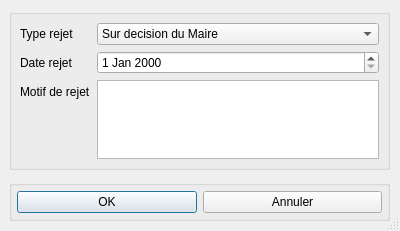
<?xml version="1.0" encoding="UTF-8"?>
<ui version="4.0">
 <class>Rejet</class>
 <widget class="QDialog" name="Rejet">
  <property name="geometry">
   <rect>
    <x>0</x>
    <y>0</y>
    <width>400</width>
    <height>231</height>
   </rect>
  </property>
  <property name="windowTitle">
   <string>Dialog</string>
  </property>
  <property name="sizeGripEnabled">
   <bool>true</bool>
  </property>
  <property name="modal">
   <bool>true</bool>
  </property>
  <widget class="QGroupBox" name="formGroupBox">
   <property name="geometry">
    <rect>
     <x>9</x>
     <y>9</y>
     <width>381</width>
     <height>161</height>
    </rect>
   </property>
   <layout class="QFormLayout" name="formLayout">
    <property name="fieldGrowthPolicy">
     <enum>QFormLayout::AllNonFixedFieldsGrow</enum>
    </property>
    <property name="leftMargin">
     <number>8</number>
    </property>
    <property name="topMargin">
     <number>8</number>
    </property>
    <property name="rightMargin">
     <number>8</number>
    </property>
    <property name="bottomMargin">
     <number>8</number>
    </property>
    <item row="0" column="0">
     <widget class="QLabel" name="typeRejetLabel">
      <property name="text">
       <string>Type rejet</string>
      </property>
     </widget>
    </item>
    <item row="0" column="1">
     <widget class="QComboBox" name="typeRejetComboBox">
      <item>
       <property name="text">
        <string>Sur decision du Maire</string>
       </property>
      </item>
      <item>
       <property name="text">
        <string>Sur decision du Tribunal</string>
       </property>
      </item>
     </widget>
    </item>
    <item row="1" column="0">
     <widget class="QLabel" name="dateRejetLabel">
      <property name="text">
       <string>Date rejet</string>
      </property>
     </widget>
    </item>
    <item row="1" column="1">
     <widget class="QDateEdit" name="dateRejetDateEdit"/>
    </item>
    <item row="2" column="0">
     <widget class="QLabel" name="motifDeRejetLabel">
      <property name="text">
       <string>Motif de rejet</string>
      </property>
     </widget>
    </item>
    <item row="2" column="1">
     <widget class="QTextEdit" name="textEdit"/>
    </item>
   </layout>
  </widget>
  <widget class="QGroupBox" name="horizontalGroupBox">
   <property name="geometry">
    <rect>
     <x>9</x>
     <y>180</y>
     <width>381</width>
     <height>41</height>
    </rect>
   </property>
   <layout class="QHBoxLayout" name="horizontalLayout">
    <property name="leftMargin">
     <number>5</number>
    </property>
    <property name="topMargin">
     <number>5</number>
    </property>
    <property name="rightMargin">
     <number>5</number>
    </property>
    <property name="bottomMargin">
     <number>5</number>
    </property>
    <item>
     <widget class="QPushButton" name="pushButton_2">
      <property name="text">
       <string>OK</string>
      </property>
     </widget>
    </item>
    <item>
     <widget class="QPushButton" name="pushButton">
      <property name="text">
       <string>Annuler</string>
      </property>
     </widget>
    </item>
   </layout>
  </widget>
 </widget>
 <resources/>
 <connections/>
</ui>
